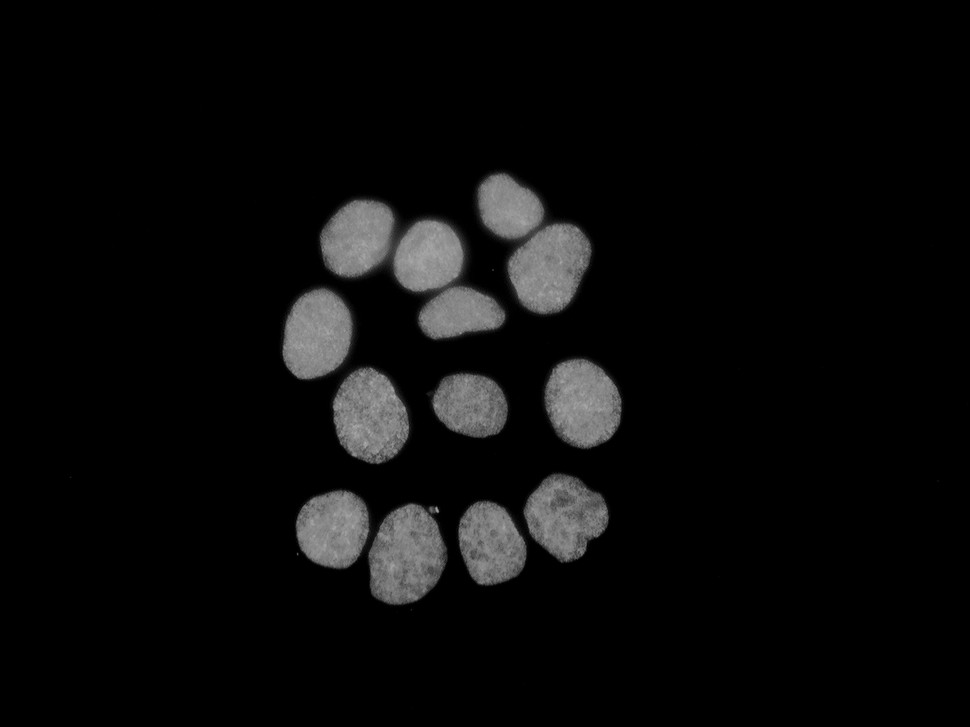
#> input picture Images/imagen0.tiff, 970 x 727 px, shrunk from 2048 x 1536 before the run; its folder holds only this picture in this run
$ python -i Functions.py   (imports and definitions only)   (older library calls are emulated)
#> lines starting #> are read from the running program, lines starting #| are printed output that depends on the picture
#> further down, picture is the input picture: shape (727, 970); min 0, max 168, mean 10.7
from skimage.morphology import disk
from skimage.filters import threshold_otsu, rank
from skimage.morphology import binary_dilation, watershed
from scipy import ndimage as ndi
from skimage.feature import peak_local_max
from skimage.segmentation import find_boundaries
import matplotlib.pyplot as plt
from skimage.draw import circle
from skimage.measure import regionprops
from skimage.measure import label as Label
import numpy as np
__author__ = 'Michel Llorens A.'
__email__ = 'mllorens@dcc.uchile.cl'

fig_size = 5
fig = disk
iterations = 3


# [45 lines left out: functions local_otsu, global_otsu, watershed_separation, subtraction, center_of_mass, not called in this run]


def center_of_mass_max_area(image):
    label, n = ndi.label(image)
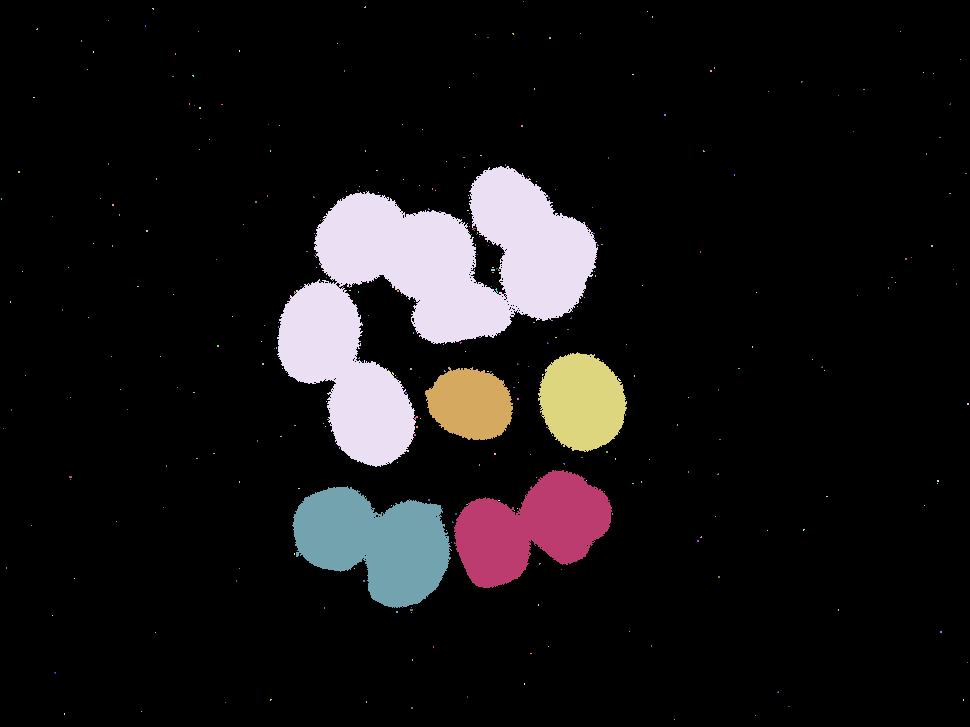
#> label: shape (727, 970) int32; 383 distinct labels, from 0 to 382; one colour per label, 0 black
#> n = 382
    props = regionprops(Label(image))
#> props = 61416 regions
    index = 0
    area = 0
    for i in range(len(props)):
        if props[i].area > area:
            area = props[i].area
            index = i
#> this loop made 61416 passes
#> area on pass 105: 37
#> after the loop, area = 48; index = 15303
    indexes = [0] * n
#> indexes = 382 values from 0 to 0
#> (the run stopped early here; a loop or call above may not have finished)

$ run again, on Images/imagen1.tiff
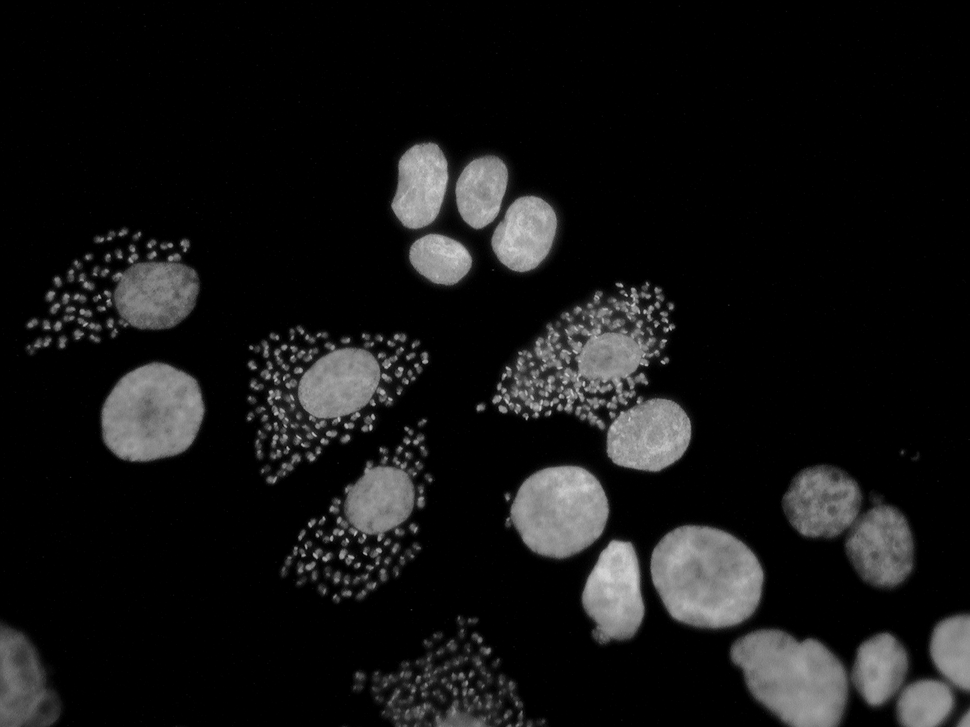
#> input picture Images/imagen1.tiff, 970 x 727 px, shrunk from 2048 x 1536 before the run
#> picture is the input picture: shape (727, 970); min 0, max 213, mean 21.6
#> in center_of_mass_max_area, `label, n = ndi.label(image)`:
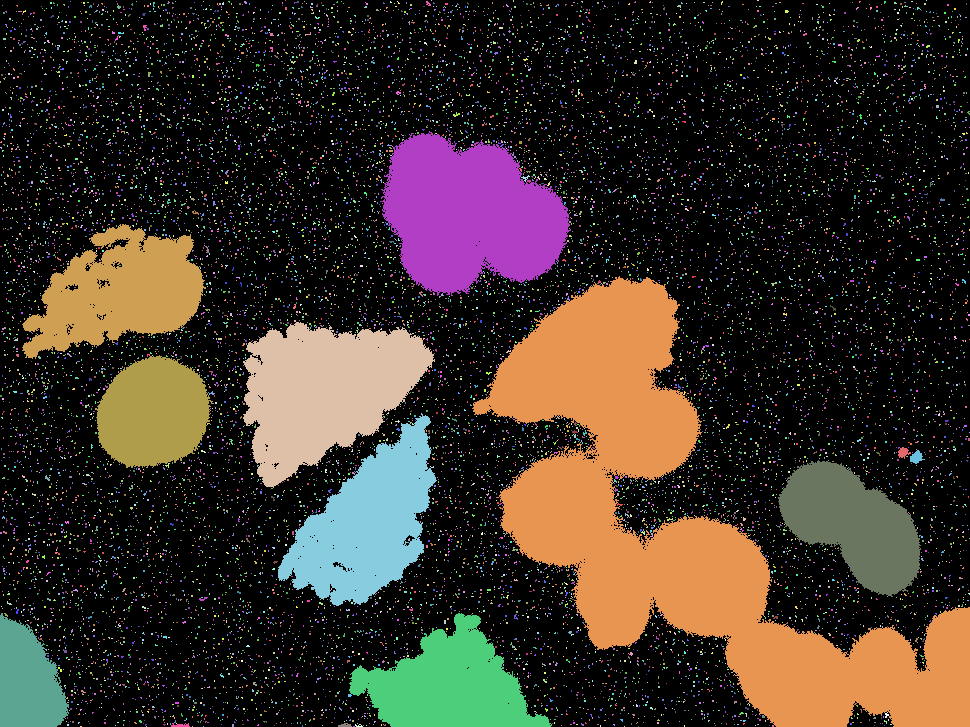
#> label: shape (727, 970) int32; 14275 distinct labels, from 0 to 14274; one colour per label, 0 black
#> n = 14274
#> props = 163722 regions
#> the loop in center_of_mass_max_area, `for i in range(len(props)):` made 163722 passes
#> area on passes 1, 3, 12, 15, 89: 1, 2, 3, 6, 8
#> after the loop in center_of_mass_max_area, `for i in range(len(props)):`: area = 116; index = 8728
#> indexes = 14274 values from 0 to 0

$ run again, on Images/imagen3.tiff
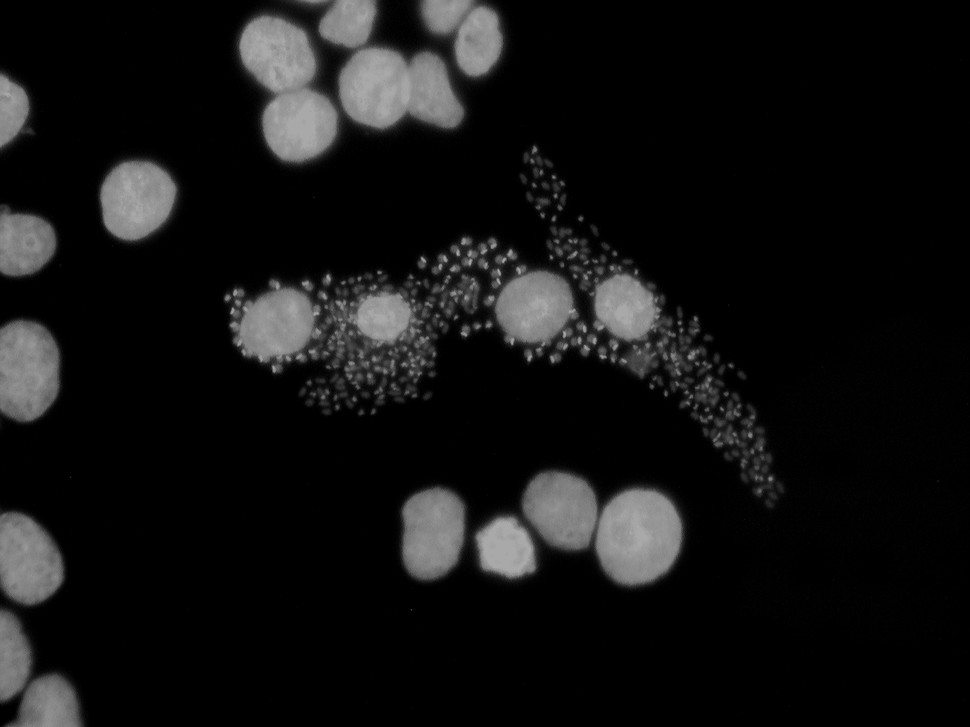
#> input picture Images/imagen3.tiff, 970 x 727 px, shrunk from 2048 x 1536 before the run
#> picture is the input picture: shape (727, 970); min 0, max 171, mean 19.1
#> in center_of_mass_max_area, `label, n = ndi.label(image)`:
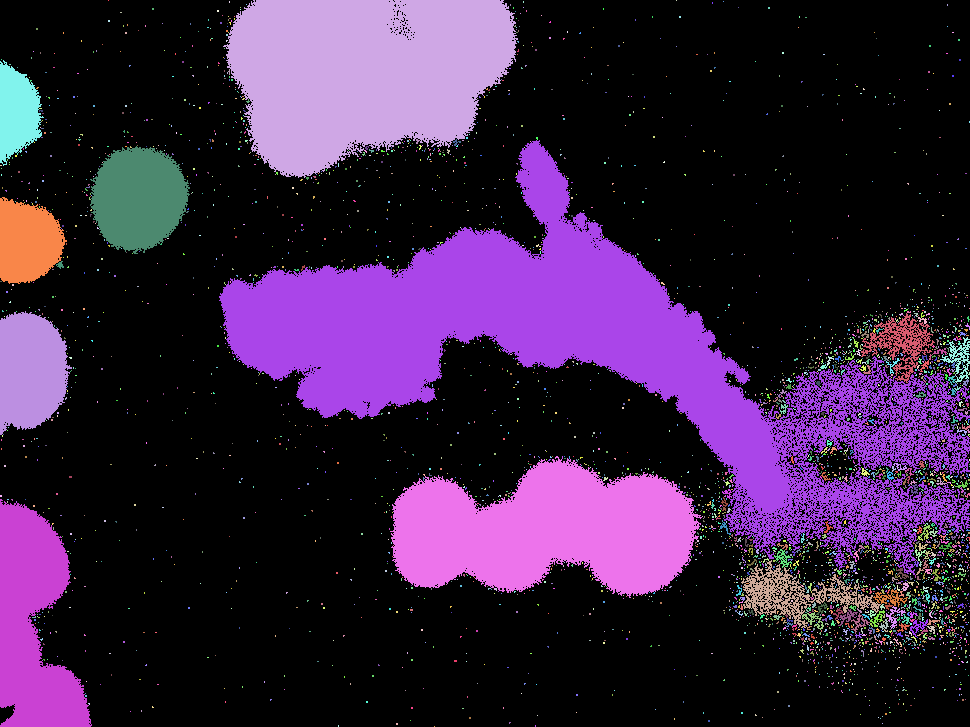
#> label: shape (727, 970) int32; 4125 distinct labels, from 0 to 4124; one colour per label, 0 black
#> n = 4124
#> props = 128630 regions
#> the loop in center_of_mass_max_area, `for i in range(len(props)):` made 128630 passes
#> area on passes 119, 1319: 23, 132
#> after the loop in center_of_mass_max_area, `for i in range(len(props)):`: area = 3292; index = 74633
#> indexes = 4124 values from 0 to 0
